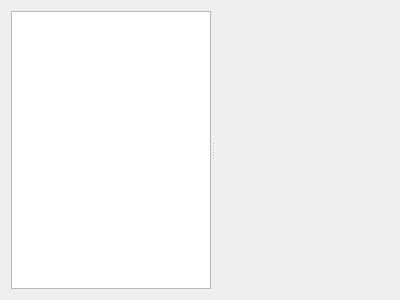
<?xml version="1.0" encoding="UTF-8"?>
<ui version="4.0">
 <class>Form</class>
 <widget class="QWidget" name="Form">
  <property name="geometry">
   <rect>
    <x>0</x>
    <y>0</y>
    <width>400</width>
    <height>300</height>
   </rect>
  </property>
  <property name="windowTitle">
   <string>Form</string>
  </property>
  <layout class="QHBoxLayout" name="horizontalLayout">
   <item>
    <widget class="QSplitter" name="splitter">
     <property name="orientation">
      <enum>Qt::Horizontal</enum>
     </property>
     <widget class="QListWidget" name="listWidget">
      <property name="sizePolicy">
       <sizepolicy hsizetype="Expanding" vsizetype="Expanding">
        <horstretch>1</horstretch>
        <verstretch>0</verstretch>
       </sizepolicy>
      </property>
      <property name="maximumSize">
       <size>
        <width>200</width>
        <height>16777215</height>
       </size>
      </property>
     </widget>
     <widget class="QStackedWidget" name="stackedWidget">
      <property name="sizePolicy">
       <sizepolicy hsizetype="Preferred" vsizetype="Preferred">
        <horstretch>4</horstretch>
        <verstretch>0</verstretch>
       </sizepolicy>
      </property>
     </widget>
    </widget>
   </item>
  </layout>
 </widget>
 <resources/>
 <connections/>
</ui>
